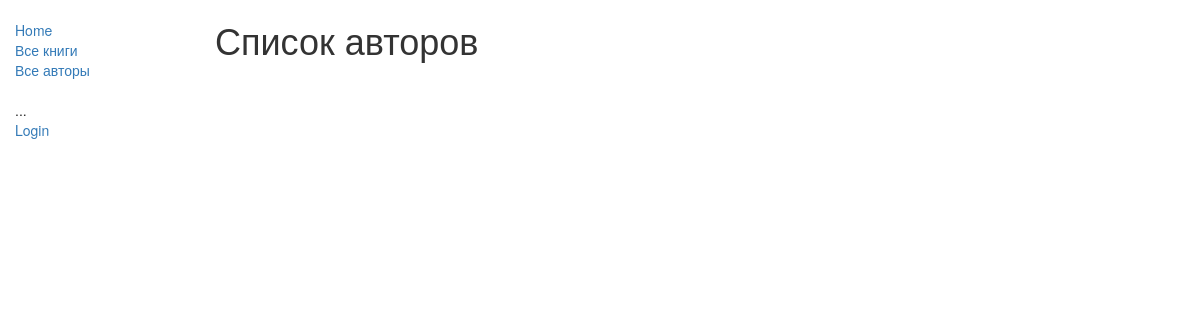
Page /catalog/authors/ on the earlier database version.
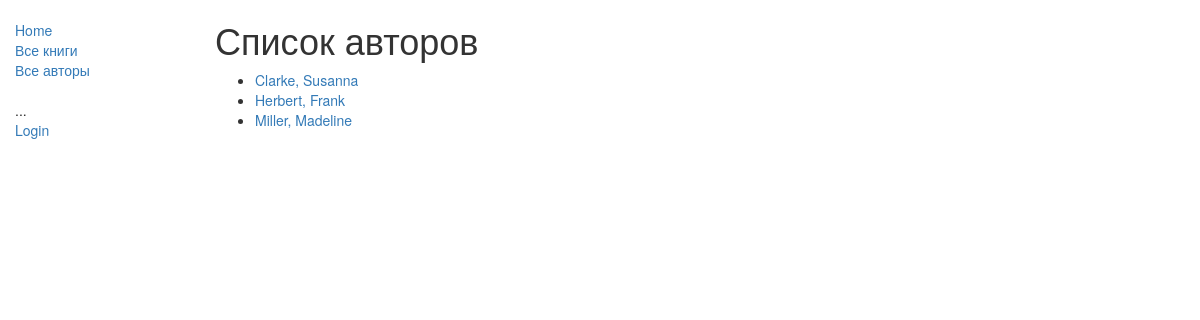
Same page on the later database version.
### catalog/models.py (models this page shows, shortened)
class Author(models.Model):
    first_name = models.CharField(max_length=100)
    last_name = models.CharField(max_length=100)
    date_of_birth = models.DateField(null=True, blank=True)
    date_of_death = models.DateField('Died', null=True, blank=True)
    class Meta:
        ordering = ['last_name']
    def __str__(self):
        return '%s, %s' % (self.last_name, self.first_name)

### catalog/views.py (the view)
class AuthorListView(generic.ListView):
    model = Author
    template_name = 'catalog/author_list.html'  # Убедитесь, что этот шаблон существует
    context_object_name = 'author_list'  # Имя контекста, доступное в шаблоне

### catalog/templates/catalog/author_list.html
{% extends 'base_generic.html' %}
{% block content %}
  <h1>Список авторов</h1>
  <ul>
    {% for author in author_list %}
      <li>
        <a href="{% url 'author-detail' author.pk %}">{{ author }}</a>
      </li>
    {% endfor %}
  </ul>
{% endblock %}

Differences in the rows shown:
added Author: last_name+first_name "Clarke, Susanna"
added Author: last_name+first_name "Herbert, Frank"
added Author: last_name+first_name "Miller, Madeline"
